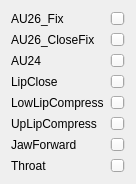
                       <widget class="QWidget" name="scrollAreaWidgetContents_6">
                        <property name="geometry">
                         <rect>
                          <x>0</x>
                          <y>0</y>
                          <width>98</width>
                          <height>128</height>
                         </rect>
                        </property>
                        <layout class="QGridLayout" name="gridLayout_8">
                         <item row="2" column="0">
                          <widget class="QLabel" name="AU24">
                           <property name="text">
                            <string>AU24</string>
                           </property>
                          </widget>
                         </item>
                         <item row="2" column="1">
                          <widget class="QSlider" name="AU24Slider">
                           <property name="orientation">
                            <enum>Qt::Horizontal</enum>
                           </property>
                          </widget>
                         </item>
                         <item row="6" column="1">
                          <widget class="QSlider" name="JawForwardSlider">
                           <property name="orientation">
                            <enum>Qt::Horizontal</enum>
                           </property>
                          </widget>
                         </item>
                         <item row="0" column="0">
                          <widget class="QLabel" name="AU26_Fix">
                           <property name="text">
                            <string>AU26_Fix</string>
                           </property>
                          </widget>
                         </item>
                         <item row="6" column="0">
                          <widget class="QLabel" name="JawForward">
                           <property name="text">
                            <string>JawForward</string>
                           </property>
                          </widget>
                         </item>
                         <item row="0" column="1">
                          <widget class="QSlider" name="AU26_FixSlider">
                           <property name="orientation">
                            <enum>Qt::Horizontal</enum>
                           </property>
                          </widget>
                         </item>
                         <item row="1" column="1">
                          <widget class="QSlider" name="AU26_CloseFixSlider">
                           <property name="orientation">
                            <enum>Qt::Horizontal</enum>
                           </property>
                          </widget>
                         </item>
                         <item row="1" column="0">
                          <widget class="QLabel" name="AU26_CloseFix">
                           <property name="text">
                            <string>AU26_CloseFix</string>
                           </property>
                          </widget>
                         </item>
                         <item row="7" column="0">
                          <widget class="QLabel" name="Throat">
                           <property name="text">
                            <string>Throat</string>
                           </property>
                          </widget>
                         </item>
                         <item row="4" column="1">
                          <widget class="QSlider" name="LowLipCompressSlider">
                           <property name="orientation">
                            <enum>Qt::Horizontal</enum>
                           </property>
                          </widget>
                         </item>
                         <item row="5" column="1">
                          <widget class="QSlider" name="UpLipCompressSlider">
                           <property name="orientation">
                            <enum>Qt::Horizontal</enum>
                           </property>
                          </widget>
                         </item>
                         <item row="5" column="0">
                          <widget class="QLabel" name="UpLipCompress">
                           <property name="text">
                            <string>UpLipCompress</string>
                           </property>
                          </widget>
                         </item>
                         <item row="4" column="0">
                          <widget class="QLabel" name="LowLipCompress">
                           <property name="text">
                            <string>LowLipCompress</string>
                           </property>
                          </widget>
                         </item>
                         <item row="7" column="1">
                          <widget class="QSlider" name="ThroatSlider">
                           <property name="orientation">
                            <enum>Qt::Horizontal</enum>
                           </property>
                          </widget>
                         </item>
                         <item row="3" column="0">
                          <widget class="QLabel" name="LipClose">
                           <property name="text">
                            <string>LipClose</string>
                           </property>
                          </widget>
                         </item>
                         <item row="3" column="1">
                          <widget class="QSlider" name="LipCloseSlider">
                           <property name="orientation">
                            <enum>Qt::Horizontal</enum>
                           </property>
                          </widget>
                         </item>
                        </layout>
                       </widget>
